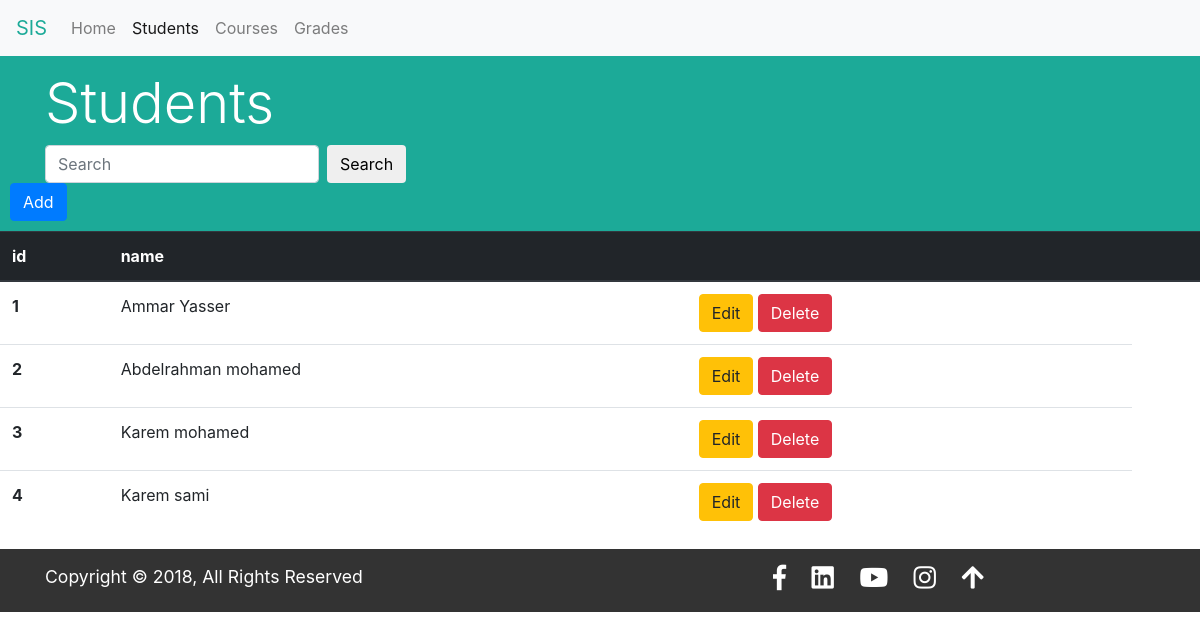
/students/, run on an earlier commit of the app's database.
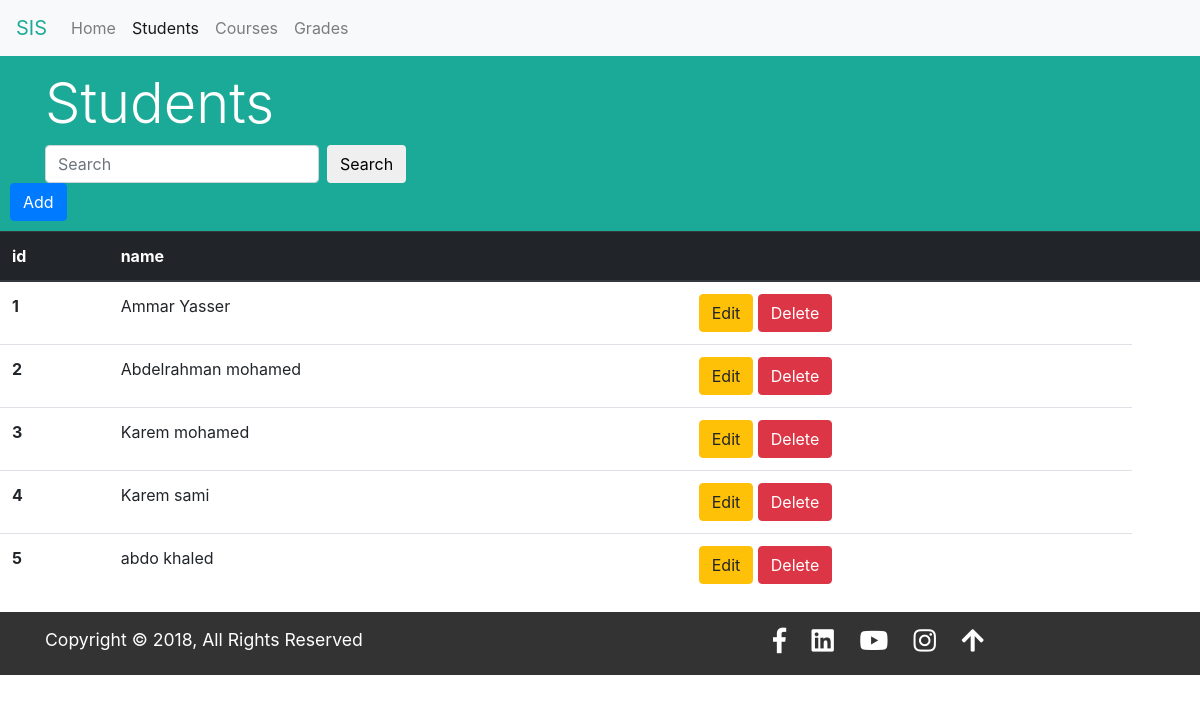
And on a later commit of the database.
### students/models.py (models this page shows, shortened)
class student(models.Model):
    name = models.CharField(max_length=100)

### students/views.py (the view)
# urls.py: path('students/', include('students.urls')),
def students(request):
    students_list = student.objects.all().order_by('id')
    return render(request, 'students.html', {'students_list': students_list})

### sis/templates/students.html (shortened to what this page needs)
{% load static from staticfiles %}
<!DOCTYPE html>
<html lang="en">
<head>
    <link href="{% static 'css/bootstrap.min.css' %}" rel="stylesheet">
    <link href="{% static 'css/styles.css' %}" rel="stylesheet">
    <link rel="stylesheet" href="https://use.fontawesome.com/releases/v5.4.1/css/all.css"
>
</head>
<body>
    <nav class="navbar navbar-expand-md navbar-light bg-light fixed-top">
        <a class="navbar-brand em-txt" href="#">SIS</a>
        <div class="collapse navbar-collapse" id="navbarsExampleDefault">
            <ul class="navbar-nav mr-auto">
                <li class="nav-item">
                    <a class="nav-link" href="{% url 'home' %}">Home<span class="sr-only">(current)</span></a>
                </li>
                <li class="nav-item active">
                    <a class="nav-link" href="{% url 'student' %}">Students</a>
                </li>
                <li class="nav-item">
                    <a class="nav-link" href="{% url 'course' %}">Courses</a>
                </li>
                <li class="nav-item">
                    <a class="nav-link" href="{% url 'grade' %}">Grades</a>
                </li>
            </ul>
        </div>
    </nav>
    <section id="title-bar">
        <div class="container">
            <div class="row">
                <div class="col-md-12">
                    <h2 class="display-4">Students</h2>
                    <form method="GET" action="{% url 'studentSearch' %}" class="form-inline my-2 my-lg-0">
                        <input name="q" value="{{ request.GET.q }}" class="form-control mr-sm-2" type="text"
                            placeholder="Search">
                        <button class="btn btn-default my-2 my-sm-0" type="submit">Search</button>
                    </form>
                </div>
            </div>
        </div>
        <form method="POST" action="{% url 'studentAdd' %}">
            <button class="btn btn-primary" type="submit">Add</button>
        </form>
    </section>
    <table class="table">
        <thead class="thead-dark">
            <tr>
                <th scope="col">id</th>
                <th scope="col">name</th>
                <th scope="col"></th>
                <th scope="col"></th>
            </tr>
        </thead>
        <tbody>
            {% for student in students_list %}
            <tr>
                <th scope="row">{{ student.id }}</th>
                <td>{{ student.name }}</td>
                <td><a href="{% url 'studentEdit' student.id %}">
                        <button class="btn btn-warning" type="submit">Edit</button></a>
                    <a href="{% url 'studentDelete' student.id %}">
                        <button class="btn btn-danger" type="submit">Delete</button></a>
                </td>
            </tr>
            {%endfor%}
        </tbody>
    </table>
    <footer>
        <div class="container">
            <div class="row">
                <div class="col-md-6 col-xs-12">
                    <p>Copyright &copy; 2018, All Rights Reserved</p>
                </div>
                <div class="col-md-6 col-xs-12">
                    <ul>
                        <li><a href="#"><i class="fab fa-facebook-f fa-lg"></i></a></li>
                        <li><a href="#"><i class="fab fa-linkedin fa-lg"></i></a></li>
                        <li><a href="#"><i class="fab fa-youtube fa-lg"></i></a></li>
                        <li><a href="#"><i class="fab fa-instagram fa-lg"></i></a></li>
                        <li><a href="#home"><i class="fas fa-arrow-up fa-lg"></i></a></i></li>
                    </ul>
                </div>
            </div>
        </div>
    </footer>
</body>
</html>

What changed in the data, as far as the page shows it:
added student: id "5", name "abdo khaled"
